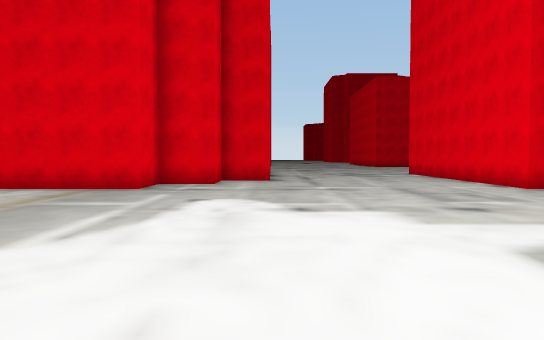
view 1 (above)

24 first-person views from a walk through a 3-D level made in the Unity game engine. The camera is 1.5 m above the floor, tilts 2° down and sees 70° across. The floor is counted in squares, 2 m on a side. Each view is taken from the middle of a square. On the plan, view 1 faces up. The plan holds only what a view shows up to about 12 squares ahead; the rest is blank. The place goes on beyond the plan. The player is left out.

view 2
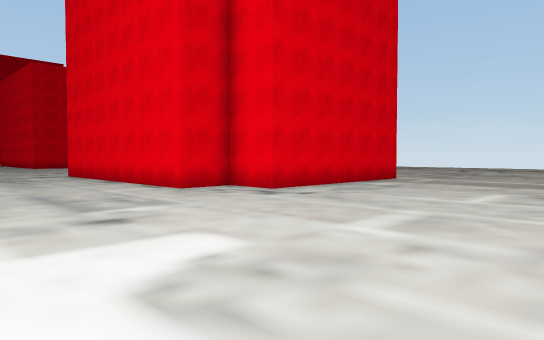

view 3
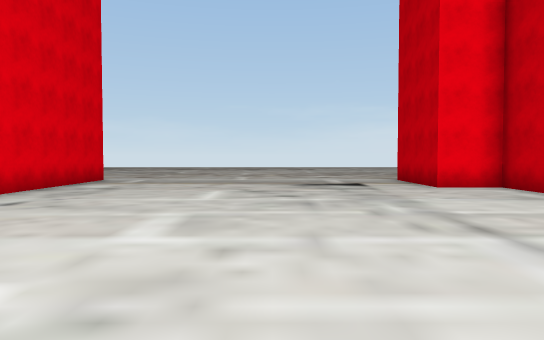

view 4
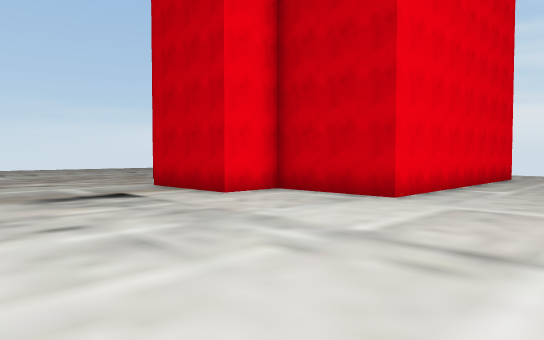

view 5
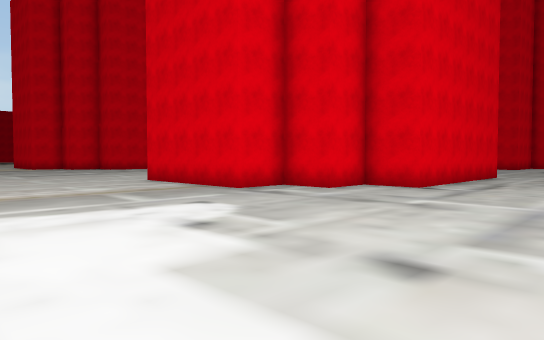

view 6
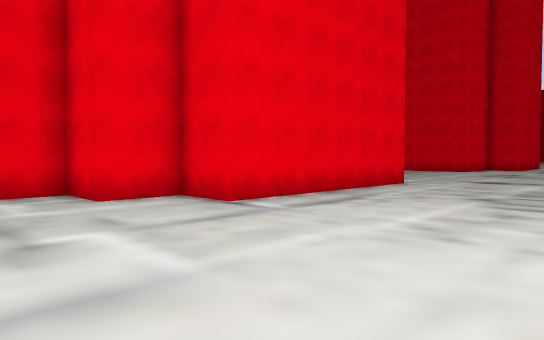

view 7
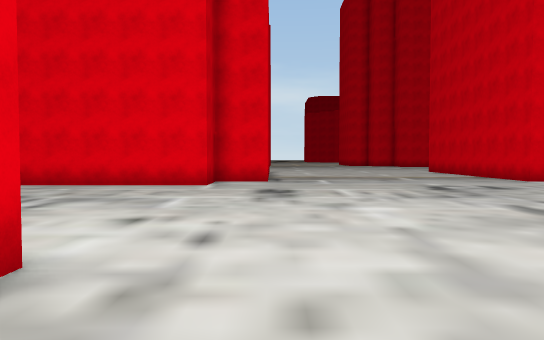

view 8
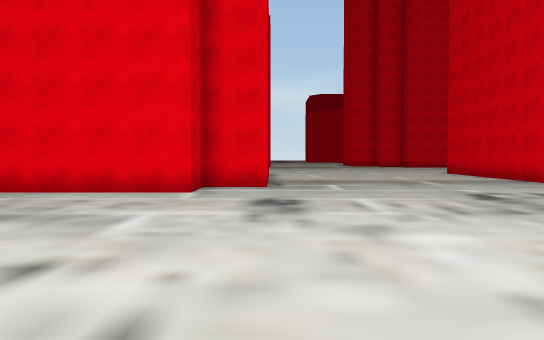

view 9
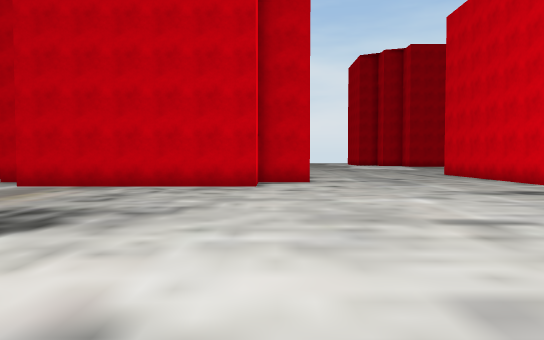

view 10
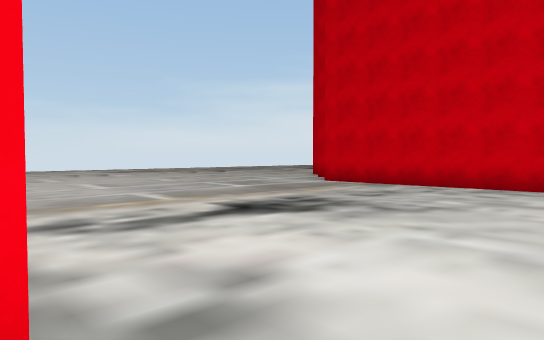

view 11
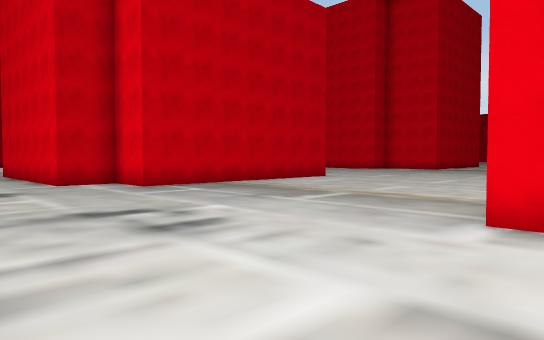

view 12
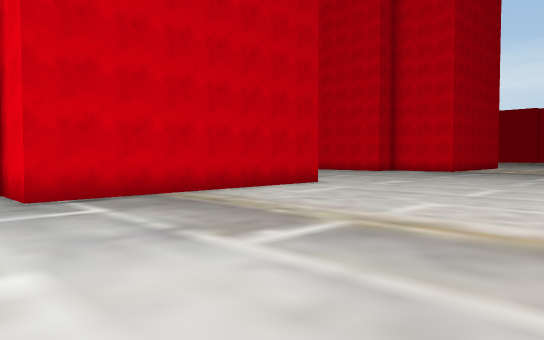

view 13
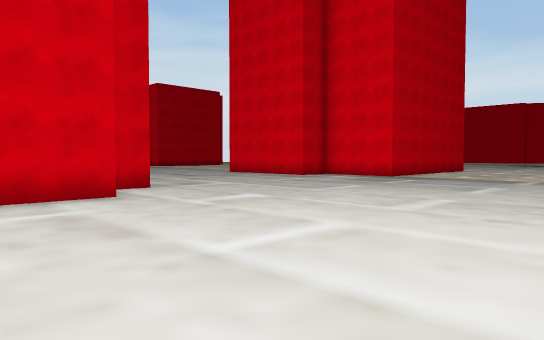

view 14
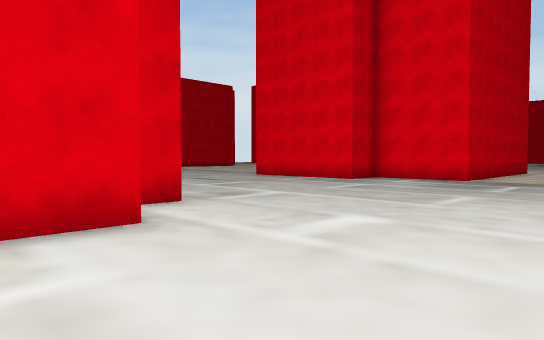

view 15
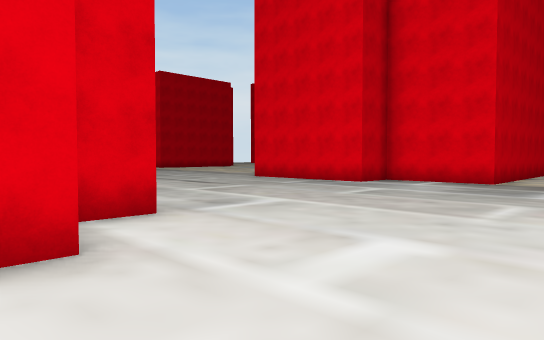

view 16
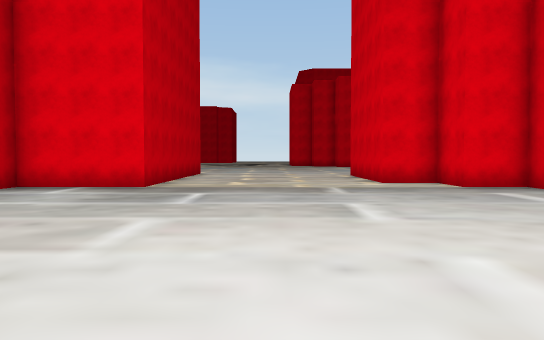

view 17
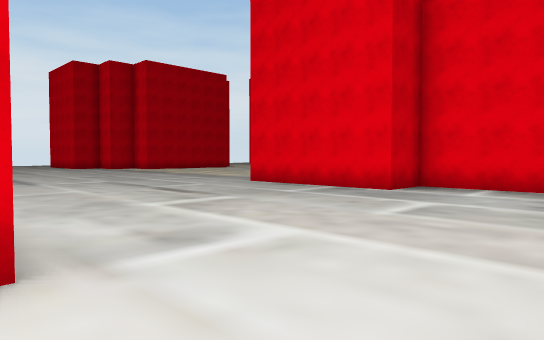

view 18
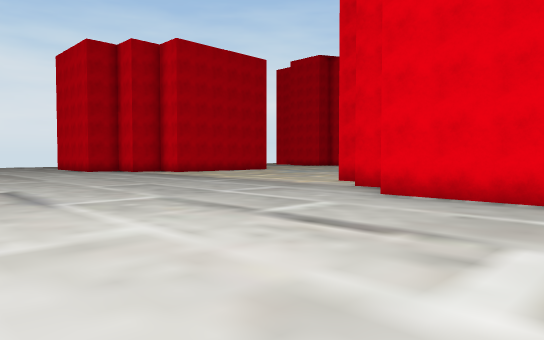

view 19
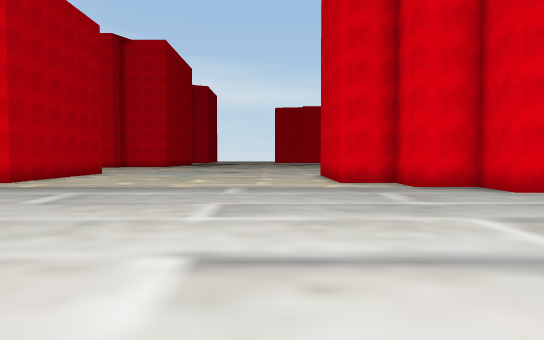

view 20
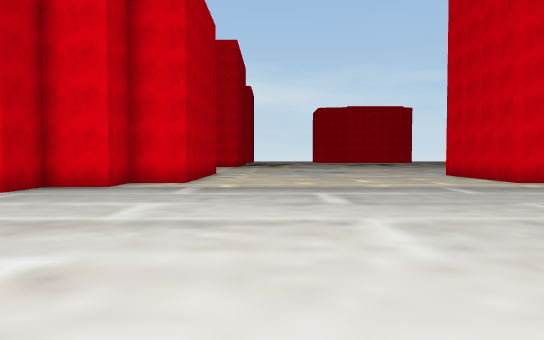

view 21
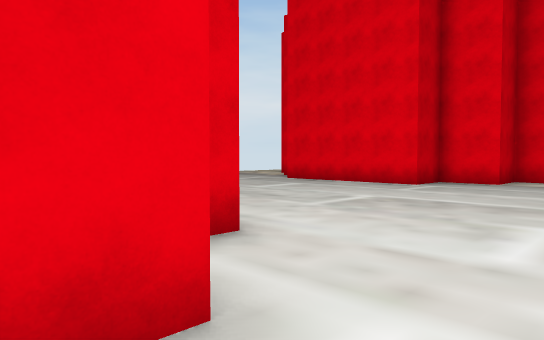

view 22
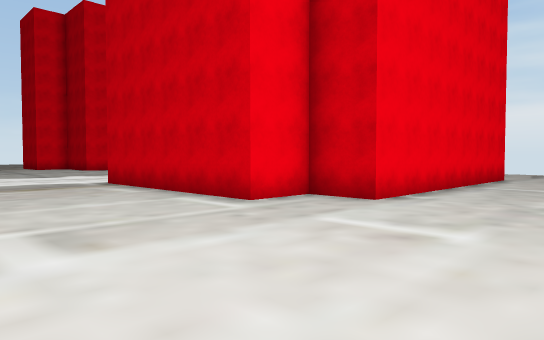

view 23
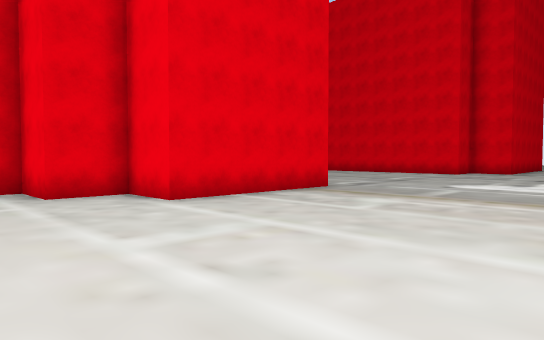

view 24
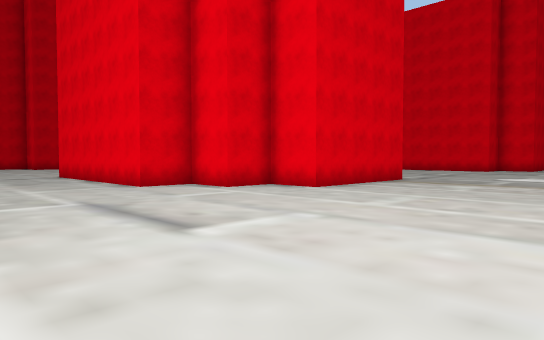

### Floor plan
Points are (right, up) in squares from view 1. A wall is a line through its corners. A room is listed if a view was taken in it or the views show most of it. See-through windows are left out.
Room 1 (views 1, 2, 3, 4, 5, 6, 7, 8, 9, 10, 11, 12, 13, 14, 15, 16, 17, 18, 19, 20, 21, 22, 23, 24)
walls: (-10.6, 18.3) (-9.5, 18.3); (-9.1, 19.9) (-1.6, 19.9) (-1.6, 18.3) (-0.1, 18.3) (-0.1, 12.1) (-1.6, 12.1) (-1.6, 10.5) (-3.1, 10.5) (-3.1, 8.9) (-7.5, 8.9) (-7.5, 10.5) (-9, 10.5) (-9, 12.1) (-10.5, 12.1) (-10.5, 15.5); (5.9, 16.8) (7.4, 16.8) (7.4, 18.3) (13.4, 18.3); (13, 7.4) (7.4, 7.4) (7.4, 8.9) (5.9, 8.9) (5.9, 13.1); (-10.5, -9.5) (-10.5, -2) (-9, -2) (-9, -0.4) (-3, -0.4); (-22.1, -0.4) (-21, -0.4) (-21, -2) (-19.5, -2) (-19.5, -3.6) (-18, -3.6) (-18, -6); (-1.6, 28.2) (-1.6, 27.7) (-4, 27.7); (-22, 19.9) (-19.5, 19.9) (-19.5, 16.8) (-18, 16.8) (-18, 12.1) (-19.5, 12.1) (-19.5, 10.5) (-21, 10.5) (-21, 8.9) (-22, 8.9); (7.4, -10.6) (7.4, -3.6) (10.4, -3.6) (10.4, -2) (13.4, -2); (-18.9, 29.3) (-19.5, 29.3) (-19.5, 27.7) (-21, 27.7) (-21, 26.1) (-22.1, 26.1)

Positions as (right, up) in squares from view 1, and headings:
1: (0, 0), facing up
2: (1, 1), facing up-right
3: (1, 2), facing right
4: (4, 3), facing down-right
5: (4, 3), facing up-left
6: (5, 8), facing up-left
7: (10, 20), facing left
8: (8, 20), facing left
9: (7, 28), facing down
10: (6, 28), facing down-right
11: (3, 29), facing down-left
12: (0, 27), facing down-left
13: (-6, 27), facing down-left
14: (-7, 24), facing down-left
15: (-8, 23), facing down-left
16: (-10, 23), facing left
17: (-10, 21), facing down-left
18: (-11, 16), facing down-left
19: (-10, 7), facing left
20: (-10, 2), facing left
21: (-8, 1), facing down-left
22: (-14, 4), facing down-right
23: (-11, 3), facing up-right
24: (-15, 3), facing up-right
